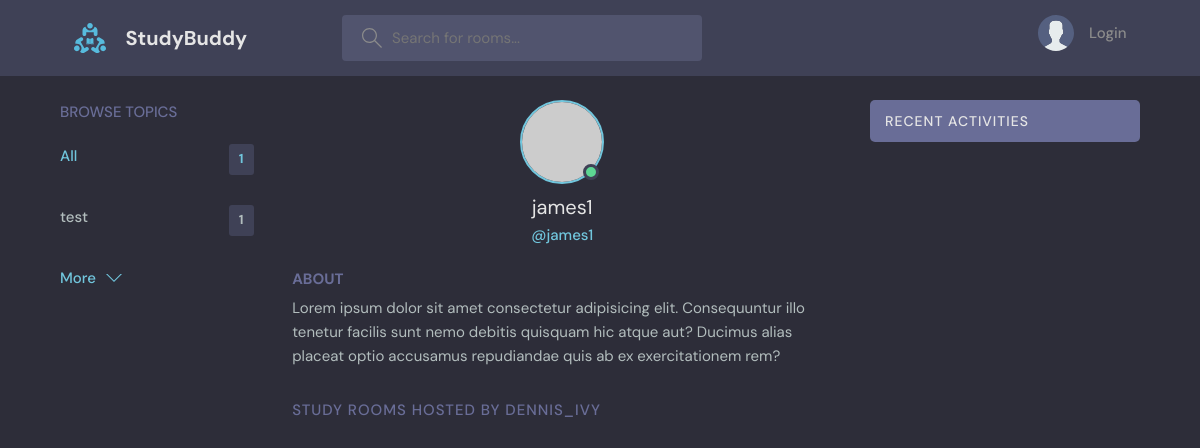
The app's page /profile/2/ with its own data.
### base/models.py (models this page shows, shortened)
class Topic(models.Model):
    name = models.CharField(max_length=200)

class User(AbstractUser):
    name = models.CharField(max_length=200, null=True)
    email = models.EmailField(unique=True, null=True)
    bio = models.TextField(null=True)
    avatar = models.ImageField(null=True, upload_to='avatars/', default='avatar.svg')
    USERNAME_FIELD = 'email'
    REQUIRED_FIELDS = []

### base/views.py (the view)
# urls.py: path('profile/<str:pk>/', views.userProfile, name='user-profile'),
def userProfile(request, pk):
    user = User.objects.get(id=pk)
    rooms = user.room_set.all()
    room_messages = user.message_set.all()
    topics = Topic.objects.all()
    context = {'user': user,
               'rooms': rooms,
               'room_messages': room_messages,
               'topics': topics}
    return render(request, 'base/profile.html', context)

### base/templates/base/profile.html (shortened to what this page needs)
{% extends 'main.html' %}
{% block content %}
<main class="profile-page layout layout--3">
  <div class="container">
    {% include 'base/topics_component.html' %}
    <div class="roomList">
      <div class="profile">
        <div class="profile__avatar">
          <div class="avatar avatar--large active">
            <img src="https://randomuser.me/api/portraits/men/11.jpg" />
          </div>
        </div>
        <div class="profile__info">
          <h3>{{user.username}}</h3>
          <p>@{{user.username}}</p>
        </div>
        <div class="profile__about">
          <h3>About</h3>
          <p>
            Lorem ipsum dolor sit amet consectetur adipisicing elit. Consequuntur illo tenetur
            facilis sunt nemo debitis quisquam hic atque aut? Ducimus alias placeat optio
            accusamus repudiandae quis ab ex exercitationem rem?
          </p>
        </div>
      </div>
      <div class="roomList__header">
        <div>
          <h2>Study Rooms Hosted by dennis_ivy</a>
          </h2>
        </div>
      </div>
    </div>
    {% include 'base/activity_component.html' %}
  </div>
</main>
{% endblock content %}

### base/templates/base/topics_component.html
<div class="topics">
    <div class="topics__header">
      <h2>Browse Topics</h2>
    </div>
    <ul class="topics__list">
      <li>
        <a href="{% url 'home' %}" class="active">All <span>{{topics.count}}</span></a>
      </li>
      {% for topic in topics %}
      <li>
        <a href="{% url 'home' %}?q={{topic.name}}">{{topic.name}} <span>{{topic.room_set.all.count}}</span></a>
      </li>
      {% endfor %}
    </ul>
    <a class="btn btn--link" href="{% url 'topics' %}">
      More
      <svg version="1.1" xmlns="http://www.w3.org/2000/svg" width="32" height="32" viewBox="0 0 32 32">
        <title>chevron-down</title>
        <path d="M16 21l-13-13h-3l16 16 16-16h-3l-13 13z"></path>
      </svg>
    </a>
  </div>

### static/styles/style.css (style rules this page uses)
:root { --color-main: #71c6dd; --color-main-light: #e1f6fb; --color-dark: #3f4156; --color-dark-medium: #51546e; --color-dark-light: #696d97; --color-light: #e5e5e5; --color-gray: #8b8b8b; --color-light-gray: #b2bdbd; --color-bg: #2d2d39; --color-success: #5dd693; --color-error: #fc4b0b; }
* { font-family: "DM Sans", -apple-system, BlinkMacSystemFont, "Segoe UI", Roboto, Oxygen, Ubuntu, Cantarell, "Open Sans", "Helvetica Neue", sans-serif; margin: 0; padding: 0; box-sizing: border-box; text-rendering: optimizeLegibility; font-size: inherit; }
html { font-size: 56.25%; }
@media only screen and (min-width: 1200px) { html { font-size: 62.5%; } }
body { line-height: 1.6; font-weight: 400; font-size: 1.5rem; color: var(--color-light-gray); background-color: var(--color-bg); min-height: 100vh; }
img { width: 100%; }
a { display: inline-block; color: var(--color-main); text-decoration: none; }
.container { max-width: 120rem; width: 90%; margin: auto; }
.btn { background-color: transparent; border: none; display: inline-flex; align-items: center; gap: 1rem; cursor: pointer; transition: all ease-in-out 0.3s; padding: 1rem 2rem; border-radius: 5px; box-shadow: 1px 1px 3px 1px rgba(0, 0, 0, 0.15); font-weight: 500; }
.btn--link { border-radius: 0; padding: 0; color: var(--color-main); box-shadow: none; }
.btn > svg { fill: currentColor; width: 1.6rem; height: 1.6rem; }
.avatar { position: relative; display: inline-block; border-radius: 50%; border: 2px solid var(--color-main); }
.avatar img { display: block; border-radius: 50%; object-fit: cover; object-position: center; }
.avatar::after { content: ""; display: block; position: absolute; background-color: var(--color-gray); z-index: 111; border-radius: 50%; border: 0.3rem solid var(--color-dark); }
.avatar.active::after { background-color: var(--color-success); }
.avatar.avatar--large img { display: block; width: 8rem; height: 8rem; border-radius: 50%; }
.avatar.avatar--large:after { width: 1rem; height: 1rem; bottom: 2px; right: 3.5px; }
.layout { margin-top: 2.4rem; }
.layout > .container { display: flex; justify-content: space-between; align-items: flex-start; }
.layout--3 > .container > div:first-child { flex-basis: 18%; max-width: 22.5rem; }
.layout--3 > .container > div:nth-child(2) { flex-basis: 50%; }
.topics__header { margin-bottom: 2rem; }
.topics__header h2 { text-transform: uppercase; font-weight: 500; color: var(--color-dark-light); }
.topics__list { list-style: none; }
.topics__list li a { display: flex; justify-content: space-between; margin-bottom: 3rem; font-weight: 500; color: var(--color-light-gray); transition: all 0.3s ease-in-out; }
.topics__list li a.active, .topics__list li a:hover { color: var(--color-main); }
.topics__list li a span { padding: 0.5rem 1rem; background-color: var(--color-dark); border-radius: 3px; font-size: 1.3rem; font-weight: 700; letter-spacing: 1px; }
.roomList__header { display: flex; justify-content: space-between; align-items: center; margin-bottom: 2.4rem; }
.roomList__header h2 { text-transform: uppercase; font-weight: 500; color: var(--color-light); letter-spacing: 1px; }
.profile { margin-bottom: 3rem; }
.profile__avatar { text-align: center; }
.profile__info { text-align: center; }
.profile__info h3 { font-size: 2rem; color: var(--color-light); font-weight: 400; }
.profile__info p { color: var(--color-main); font-weight: 500; margin-bottom: 1rem; }
.profile__about { margin-top: 2rem; }
.profile__about h3 { text-transform: uppercase; color: var(--color-dark-light); margin-bottom: 0.5rem; }
.profile-page .roomList__header { margin-bottom: 1.5rem; }
.profile-page .roomList__header h2 { color: var(--color-dark-light); }

### records on screen
Topic: name "test", room_set.all.count "1"
User: username "james1"

### other values on screen
{{ topics.count }} "1"
